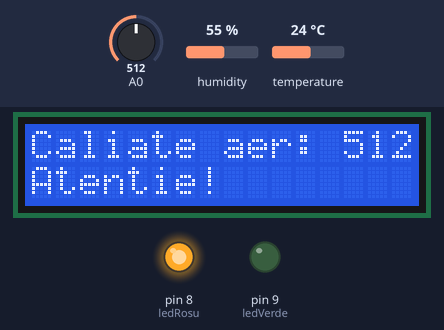
This sketch was run on a simulated Arduino Uno, built with avr-gcc and run on an emulated ATmega328P. Parts: 16×2 character LCD, output pins drawn as LEDs (lit = HIGH). The inputs (shaded band) are chosen by the test bench; at power-on: humidity 55 %, temperature 24 °C, A0 = 512.

Above: at 6.2 s.
6.3 s: humidity set to 40 %
At 10.7 s:
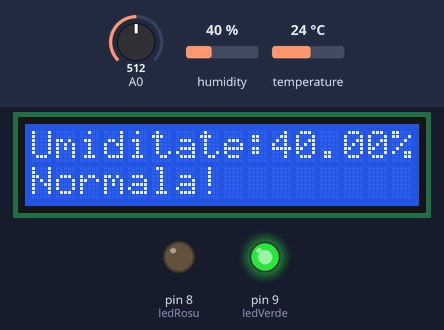
20.3 s: temperature set to 24.8 °C
At 31.1 s:
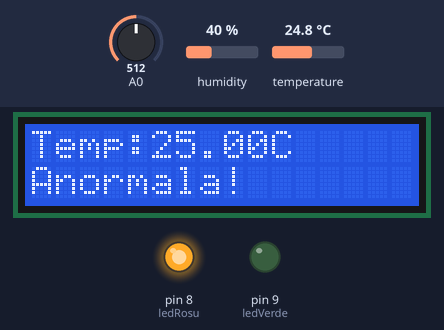
31.8 s: A0 set to 40
At 35.7 s:
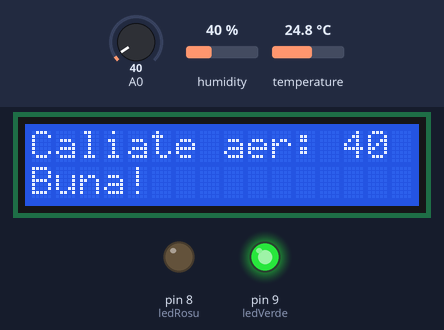
41.8 s: humidity set to 31 %
At 55.7 s:
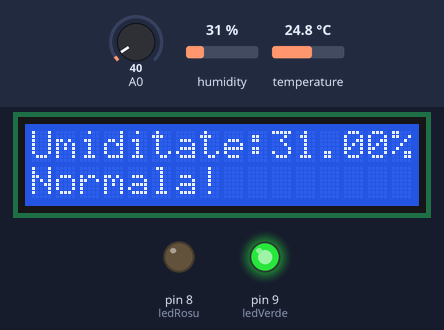
55.8 s: humidity set to 28 %
63.3 s: A0 set to 20
At 66.1 s:
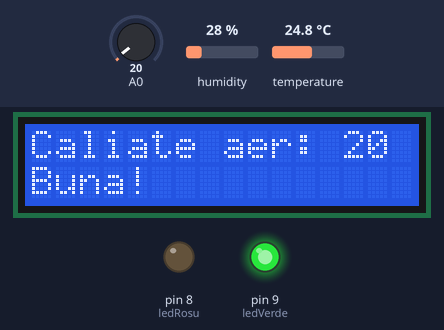
Timing chart, 0 to 72.1 s (numbered marks = the images above; inputs shaded):
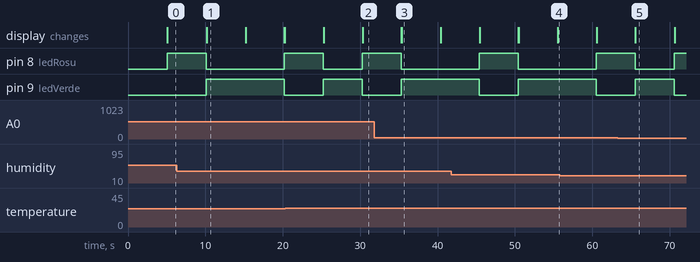

Measured:
- the behaviour switches between 24.4 and 24.5 °C on temperature (found by bisection; images 1 and 2)
- after the input at 6.3 s, the display: changes after 3.9 s (image 1)
- after the input at 20.3 s, the display: first differs from a run without the input after 10.0 s (image 2)
- after the input at 31.8 s, pin 8 (ledRosu): HIGH → LOW after 3.5 s instead of 8.6 s; pin 9 (ledVerde): LOW → HIGH after 3.5 s instead of 8.6 s; the display: first differs from a run without the input after 3.5 s (image 3)
- what the display in image 1 shows lasts 5.0 s, from 10.2 s to 15.2 s
- what the display in image 3 shows lasts 5.1 s, from 35.3 s to 40.4 s

The sketch:

ArduinoProiect.ino
```cpp
#include <Wire.h>
#include <LiquidCrystal_I2C.h>
#include  <Adafruit_SSD1306.h>
#include  <DHT.h>

LiquidCrystal_I2C lcd(0x27, 16, 2);
int senzorDhtPin = 7;
int senzorType = 11;

int ledRosu = 8;
int ledVerde = 9;

DHT dht(senzorDhtPin,  senzorType);

void setup() {

  lcd.init();
  lcd.backlight();
  lcd.setCursor(0,0);
  lcd.print("Proiect pmp");
  delay(5000);
  pinMode(A0, INPUT);
  pinMode(ledVerde, OUTPUT);
  pinMode(ledRosu, OUTPUT);
  dht.begin();
  Serial.begin(9600);
  lcd.clear();

}

void loop() {
  lcd.print("Caliate aer: ");
 int mq_value = analogRead(A0);
 lcd.print(mq_value);
 if (mq_value <= 50.0){
    digitalWrite (ledVerde, HIGH);
    digitalWrite (ledRosu, LOW);
    lcd.setCursor(0, 1);
    lcd.print("Buna!");

 }else{
    digitalWrite (ledRosu, HIGH);
    digitalWrite (ledVerde, LOW);
    lcd.setCursor(0, 1);
    lcd.print("Atentie!");

 }
 delay(5000);
 lcd.clear();
 float h = dht.readHumidity();
 if(isnan(h)){
    lcd.print(" Nu merge ceva");
    return;
 }
  if (h >= 30.0 && h <= 50.0){
    digitalWrite (ledVerde, HIGH);
    digitalWrite (ledRosu, LOW);
    lcd.setCursor(0, 1);
    lcd.print("Normala!");

 }else{
    digitalWrite (ledRosu, HIGH);
    digitalWrite (ledVerde, LOW);
    lcd.setCursor(0, 1);
    lcd.print("Atentie!");

 }
 lcd.setCursor(0,0);
 lcd.print("Umiditate:");
 lcd.print(h);
 lcd.print("%");
 delay(5000);
 lcd.clear();
 float t = dht.readTemperature();
 if (t >= 25.0 || t <= 10.0){
    digitalWrite (ledRosu, HIGH);
    digitalWrite (ledVerde, LOW);
    lcd.setCursor(0, 1);
    lcd.print("Anormala!");

 }else{
    digitalWrite (ledVerde, HIGH);
    digitalWrite (ledRosu, LOW);
    lcd.setCursor(0, 1);
    lcd.print("Acceptabila!");
 }
 if(isnan(h)){
    lcd.print("Ceva nu merge");
    return;
 }
 lcd.setCursor(0,0);
 lcd.print("Temp:");
 lcd.print(t);
 lcd.print("C");
 delay(5000);
 lcd.clear();

}
```
